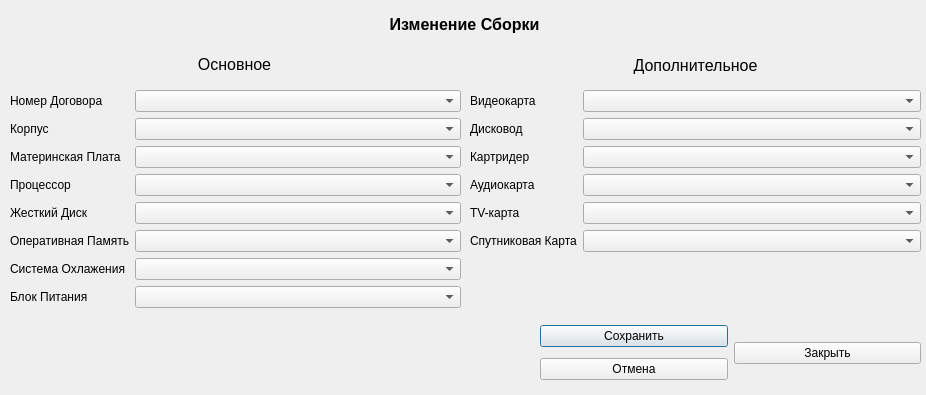
<?xml version="1.0" encoding="UTF-8"?>
<ui version="4.0">
 <class>VievSborkaDlg</class>
 <widget class="QDialog" name="VievSborkaDlg">
  <property name="geometry">
   <rect>
    <x>0</x>
    <y>0</y>
    <width>926</width>
    <height>395</height>
   </rect>
  </property>
  <property name="windowTitle">
   <string>Dialog</string>
  </property>
  <widget class="QWidget" name="verticalLayoutWidget">
   <property name="geometry">
    <rect>
     <x>9</x>
     <y>9</y>
     <width>911</width>
     <height>31</height>
    </rect>
   </property>
   <layout class="QVBoxLayout" name="verticalLayout">
    <item>
     <widget class="QLabel" name="label">
      <property name="font">
       <font>
        <pointsize>12</pointsize>
        <weight>75</weight>
        <bold>true</bold>
       </font>
      </property>
      <property name="text">
       <string>Изменение Сборки</string>
      </property>
      <property name="alignment">
       <set>Qt::AlignCenter</set>
      </property>
     </widget>
    </item>
   </layout>
  </widget>
  <widget class="QWidget" name="horizontalLayoutWidget">
   <property name="geometry">
    <rect>
     <x>540</x>
     <y>320</y>
     <width>381</width>
     <height>66</height>
    </rect>
   </property>
   <layout class="QHBoxLayout" name="horizontalLayout">
    <item>
     <layout class="QVBoxLayout" name="verticalLayout_2">
      <item>
       <widget class="QPushButton" name="Accept">
        <property name="text">
         <string>Сохранить</string>
        </property>
       </widget>
      </item>
      <item>
       <widget class="QPushButton" name="Decline">
        <property name="text">
         <string>Отмена</string>
        </property>
       </widget>
      </item>
     </layout>
    </item>
    <item>
     <widget class="QPushButton" name="Close">
      <property name="text">
       <string>Закрыть</string>
      </property>
     </widget>
    </item>
   </layout>
  </widget>
  <widget class="QWidget" name="verticalLayoutWidget_2">
   <property name="geometry">
    <rect>
     <x>9</x>
     <y>49</y>
     <width>451</width>
     <height>31</height>
    </rect>
   </property>
   <layout class="QVBoxLayout" name="verticalLayout_3">
    <item>
     <widget class="QLabel" name="label_18">
      <property name="font">
       <font>
        <pointsize>12</pointsize>
       </font>
      </property>
      <property name="text">
       <string>Основное</string>
      </property>
      <property name="alignment">
       <set>Qt::AlignCenter</set>
      </property>
     </widget>
    </item>
   </layout>
  </widget>
  <widget class="QWidget" name="verticalLayoutWidget_3">
   <property name="geometry">
    <rect>
     <x>470</x>
     <y>50</y>
     <width>451</width>
     <height>31</height>
    </rect>
   </property>
   <layout class="QVBoxLayout" name="verticalLayout_4">
    <item>
     <widget class="QLabel" name="label_19">
      <property name="font">
       <font>
        <pointsize>12</pointsize>
       </font>
      </property>
      <property name="text">
       <string>Дополнительное</string>
      </property>
      <property name="alignment">
       <set>Qt::AlignCenter</set>
      </property>
     </widget>
    </item>
   </layout>
  </widget>
  <widget class="QWidget" name="formLayoutWidget_3">
   <property name="geometry">
    <rect>
     <x>10</x>
     <y>90</y>
     <width>451</width>
     <height>221</height>
    </rect>
   </property>
   <layout class="QFormLayout" name="formLayout_3">
    <item row="0" column="0">
     <widget class="QLabel" name="label_16">
      <property name="text">
       <string>Номер Договора</string>
      </property>
     </widget>
    </item>
    <item row="1" column="0">
     <widget class="QLabel" name="label_17">
      <property name="text">
       <string>Корпус</string>
      </property>
     </widget>
    </item>
    <item row="2" column="0">
     <widget class="QLabel" name="label_20">
      <property name="text">
       <string>Материнская Плата</string>
      </property>
     </widget>
    </item>
    <item row="3" column="0">
     <widget class="QLabel" name="label_21">
      <property name="text">
       <string>Процессор</string>
      </property>
     </widget>
    </item>
    <item row="4" column="0">
     <widget class="QLabel" name="label_22">
      <property name="text">
       <string>Жесткий Диск</string>
      </property>
     </widget>
    </item>
    <item row="5" column="0">
     <widget class="QLabel" name="label_23">
      <property name="text">
       <string>Оперативная Память</string>
      </property>
     </widget>
    </item>
    <item row="6" column="0">
     <widget class="QLabel" name="label_24">
      <property name="text">
       <string>Система Охлажения</string>
      </property>
     </widget>
    </item>
    <item row="7" column="0">
     <widget class="QLabel" name="label_25">
      <property name="text">
       <string>Блок Питания</string>
      </property>
     </widget>
    </item>
    <item row="0" column="1">
     <widget class="QComboBox" name="SNumber"/>
    </item>
    <item row="1" column="1">
     <widget class="QComboBox" name="SKorpus"/>
    </item>
    <item row="2" column="1">
     <widget class="QComboBox" name="SMaterinka"/>
    </item>
    <item row="3" column="1">
     <widget class="QComboBox" name="SProcess"/>
    </item>
    <item row="4" column="1">
     <widget class="QComboBox" name="SDisk"/>
    </item>
    <item row="5" column="1">
     <widget class="QComboBox" name="SOperativa"/>
    </item>
    <item row="6" column="1">
     <widget class="QComboBox" name="SSystemOhl"/>
    </item>
    <item row="7" column="1">
     <widget class="QComboBox" name="SPitanie"/>
    </item>
   </layout>
  </widget>
  <widget class="QWidget" name="formLayoutWidget_2">
   <property name="geometry">
    <rect>
     <x>470</x>
     <y>90</y>
     <width>451</width>
     <height>221</height>
    </rect>
   </property>
   <layout class="QFormLayout" name="formLayout_2">
    <item row="0" column="0">
     <widget class="QLabel" name="label_10">
      <property name="text">
       <string>Видеокарта</string>
      </property>
     </widget>
    </item>
    <item row="0" column="1">
     <widget class="QComboBox" name="SVideo"/>
    </item>
    <item row="1" column="0">
     <widget class="QLabel" name="label_11">
      <property name="text">
       <string>Дисковод</string>
      </property>
     </widget>
    </item>
    <item row="1" column="1">
     <widget class="QComboBox" name="SDiskovod"/>
    </item>
    <item row="2" column="0">
     <widget class="QLabel" name="label_12">
      <property name="text">
       <string>Картридер</string>
      </property>
     </widget>
    </item>
    <item row="2" column="1">
     <widget class="QComboBox" name="SKartrider"/>
    </item>
    <item row="3" column="0">
     <widget class="QLabel" name="label_13">
      <property name="text">
       <string>Аудиокарта</string>
      </property>
     </widget>
    </item>
    <item row="3" column="1">
     <widget class="QComboBox" name="SAudio"/>
    </item>
    <item row="4" column="0">
     <widget class="QLabel" name="label_14">
      <property name="text">
       <string>TV-карта</string>
      </property>
     </widget>
    </item>
    <item row="4" column="1">
     <widget class="QComboBox" name="STV"/>
    </item>
    <item row="5" column="0">
     <widget class="QLabel" name="label_15">
      <property name="text">
       <string>Спутниковая Карта</string>
      </property>
     </widget>
    </item>
    <item row="5" column="1">
     <widget class="QComboBox" name="SKarta"/>
    </item>
   </layout>
  </widget>
 </widget>
 <resources/>
 <connections/>
</ui>
